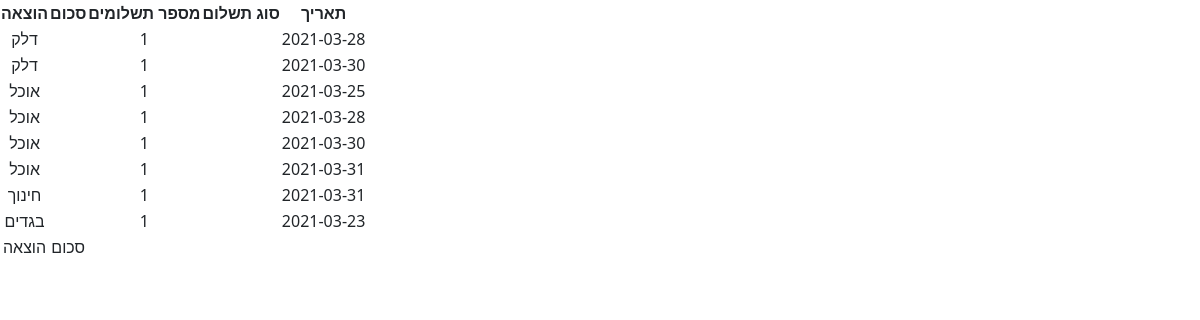
The page /listed on the database its author committed.
### tables this page shows
CREATE TABLE expenses (Category_ID INTEGER NOT NULL DEFAULT (0) REFERENCES categories (category_id) MATCH SIMPLE, Sum REAL NOT NULL DEFAULT (0), Pay_Type_ID INTEGER REFERENCES payTypes (PayID) MATCH SIMPLE NOT NULL, Num_Of_Pays INTEGER NOT NULL, Date_Of_Pay DATE NOT NULL);

CREATE TABLE categories (category_id INTEGER UNIQUE NOT NULL PRIMARY KEY ASC AUTOINCREMENT, type VARCHAR (1) REFERENCES categories_type (type_id), category_h_name VARCHAR (50) NOT NULL, category_e_name VARCHAR (50) NOT NULL);

### app.py (the view)
@app.route('/listed')
def checked():
    rows = db.execute('''SELECT a.category_id,
                                a.sum,
                                b.category_h_name,
                                c.pay_h_name,
                                c.pay_e_name,
                                c.pay_e_name,
                                a.Num_Of_Pays,
                                a.Date_Of_Pay
                        FROM expenses a,
                             categories b,
                             paytypes c
                             where a.category_id = b.category_id
                               and a.Pay_Type_Id = c.Pay_ID
                             ORDER BY a.category_id, Date_Of_Pay''')
    return render_template("listed.html", rows=rows)

### templates/listed.html (shortened to what this page needs)
{% extends "layout.html" %}
{% block body%}
<table>
    <thead>
        <tr>
            <th>הוצאה</th>
            <th>סכום</th>
            <th>מספר תשלומים</th>
            <th>סוג תשלום</th>
            <th>תאריך</th>
        </tr>
    </thead>
        {% for row in rows %}
            <tr>
                <td>{{ row.category_h_name }}</td>
                <td>{{ row.sum }}</td>
                <td>{{ row.Num_Of_Pays }}</td>
                <td>{{ row.Pay_Name }}</td>
                <td>{{ row.Date_Of_Pay }}</td>
            </tr>
        {% endfor %}
    <tfoot>
        <tr>
            <td>הוצאה</td>
            <td>סכום</td>
        </tr>
    </tfoot>
</table>
{% endblock %}

### templates/layout.html (shortened to what this page needs)
<!DOCTYPE html>
<html lang="en">
<head>
    <link href="https://cdn.jsdelivr.net/npm/bootstrap@5.0.0-beta3/dist/css/bootstrap.min.css" rel="stylesheet">
</head>
<body  align="middle">
    {% block body %}{% endblock %}
</body>
</html>

### rows shown on the page
expenses: category_h_name "דלק", Num_Of_Pays "1", Date_Of_Pay "2021-03-28"
expenses: category_h_name "דלק", Num_Of_Pays "1", Date_Of_Pay "2021-03-30"
expenses: category_h_name "אוכל", Num_Of_Pays "1", Date_Of_Pay "2021-03-25"
expenses: category_h_name "אוכל", Num_Of_Pays "1", Date_Of_Pay "2021-03-28"
expenses: category_h_name "אוכל", Num_Of_Pays "1", Date_Of_Pay "2021-03-30"
expenses: category_h_name "אוכל", Num_Of_Pays "1", Date_Of_Pay "2021-03-31"
expenses: category_h_name "חינוך", Num_Of_Pays "1", Date_Of_Pay "2021-03-31"
expenses: category_h_name "בגדים", Num_Of_Pays "1", Date_Of_Pay "2021-03-23"
